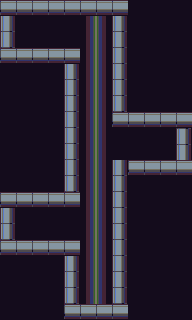

A level layout from a 2D game, rendered from its tile map. Below: a short description, then the map file with tile-grid data replaced by summaries:
An orthogonal 12x20 tile map with 16x16 px tiles, 2 tile layers (Floor, Walls), 1 hidden layer not drawn.

<map version="1.10" tiledversion="1.11.2" orientation="orthogonal" renderorder="right-down" width="12" height="20" tilewidth="16" tileheight="16" infinite="0" nextlayerid="8" nextobjectid="1">
 <tileset firstgid="1" source="1.tsx" />
 <layer id="2" name="Floor" width="12" height="20">
  <data>[240 cells, 240 non-empty, 3 distinct tile ids]</data>
 </layer>
 <layer id="1" name="Walls" width="12" height="20">
  <data>[240 cells, 82 non-empty, 6 distinct tile ids]</data>
 </layer>
 <layer id="3" name="Collision" width="12" height="20" visible="0">
  <data>[240 cells, 68 non-empty, 1 distinct tile ids]</data>
 </layer>
</map>
